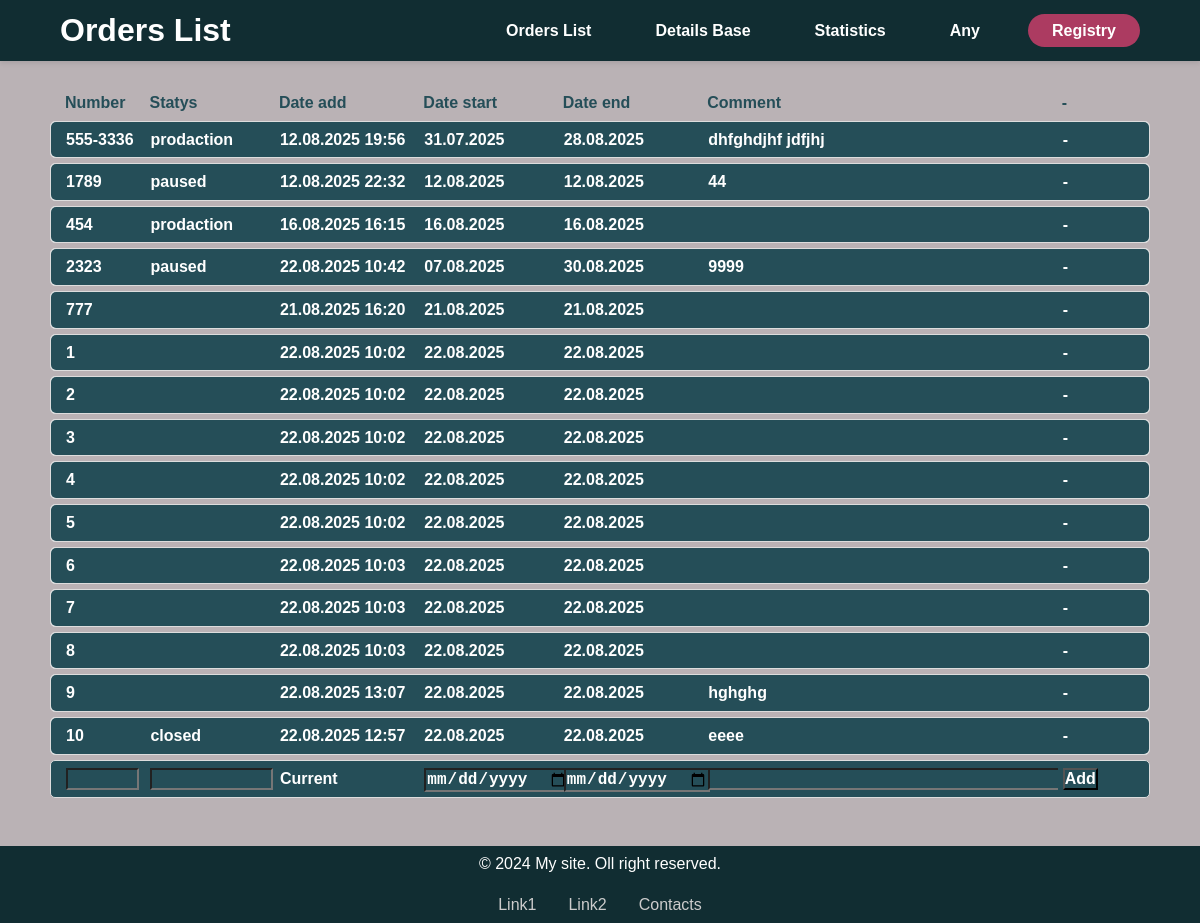
The app's page /, older data.
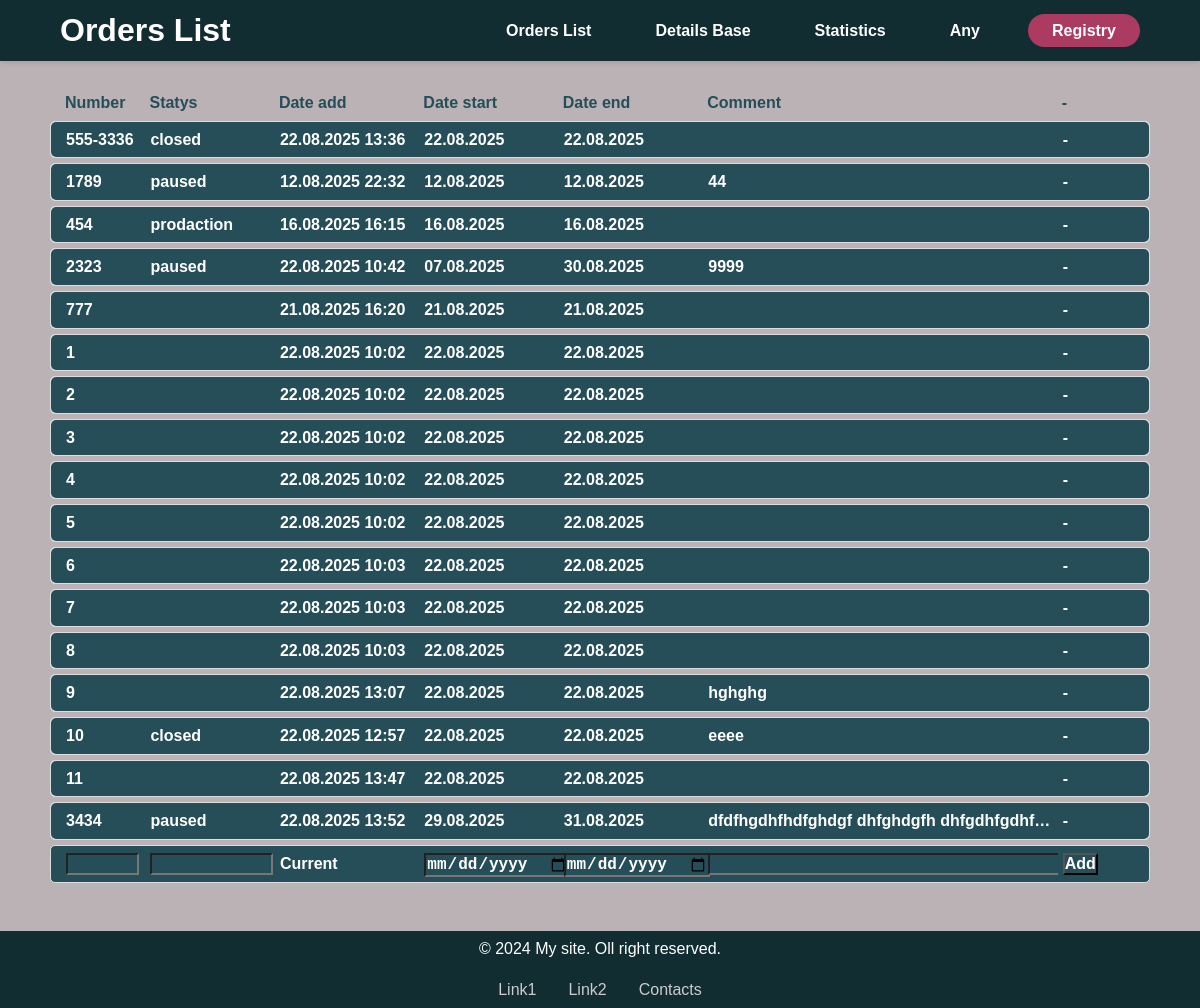
The same page, newer data.
### OrdersList/models.py (models this page shows)
class Order(models.Model):
    order_number = models.CharField(max_length=15)
    statys = models.CharField(max_length=15)
    date_add = models.DateTimeField()
    date_start = models.DateField()
    date_end = models.DateField()
    comment = models.CharField(max_length=150)

### OrdersList/views.py (the view)
# urls.py: path('', OrdersList.views.ordersList, name='ordersList'),
def ordersList(request):
    orders = Order.objects.all()
    context = {'orders': orders}
    return render(request, 'ordersList.html', context)

### OrdersList/templates/ordersList.html (shortened to what this page needs)
{% extends "base.html" %}
{% block header %}Orders List{% endblock header %}
{% block content %}
{% load static %}
<link rel="stylesheet" type="text/css" href="{% static 'OrdersListStyles.css' %}" />
<div>
	<div class="order_caption">
		<span class="order_element_number">Number</span>
		<span class="order_element_statys">Statys</span>
		<span class="order_element_add">Date add</span>
		<span class="order_element_start">Date start</span>
		<span class="order_element_stop">Date end</span>
		<span class="order_element_comm">Comment</span>
		<span class="order_element_buttons">-</span>
	</div>
	{% for order in orders %}
	<details>
		<summary>
			<span class="order_element_number">{{ order.order_number }} </span>
			<span class="order_element_statys">{{ order.statys }} </span>
			<span class="order_element_add">{{ order.date_add|date:"d.m.Y G:i" }} </span>
			<span class="order_element_start">{{ order.date_start|date:"d.m.Y" }} </span>
			<span class="order_element_stop">{{ order.date_end|date:"d.m.Y" }} </span>
			<span class="order_element_comm">{{ order.comment }} </span>
			<span class="order_element_buttons">-</span>
		</summary>
	</details>
	{% endfor %}
	<div class="order_form">
	<form method="post" action="postuser/">
		<div class="order_edit">
			<span class="order_element_number"><input name="order_number" type="text" size="5" /></span>
			<span class="order_element_statys"><input name="order_statys" list="statys" size="10" /></span>
			<span class="order_element_add"> Current </span>
			<span class="order_element_start"><input name="order_start" type="date"  size="10" /></span>
			<span class="order_element_stop"><input name="order_end" type="date"  size="10" /></span>
			<span class="order_element_comm"><input name="order_comment"  type="text"  size="45"/></span>
			<span class="order_element_buttons"><input type="submit" value="Add" /></span>
		</div>
    </form>
	</div>
</div>
{% endblock content %}

### DjangoProdactionControl/templates/base.html (shortened to what this page needs)
<!DOCTYPE html>
<html>
<head>
	{% load static %}
	<link rel="stylesheet" type="text/css" href="{% static 'baseStylesheet.css' %}" />
</head>
<body>
    <header>
        <div class="header-container">
            <div class="site-title">{% block header %} header {% endblock header %}</div>
            <nav>
                <ul>
                    <li><a href="{% url 'ordersList' %}">Orders List</a></li>
                    <li><a href="{% url 'ordersList' %}">Details Base</a></li>
                    <li><a href="{% url 'ordersList' %}">Statistics</a></li>
                    <li><a href="{% url 'ordersList' %}">Any</a></li>
                    <li><a href="{% url 'ordersList' %}" class="register-btn">Registry</a></li>
                </ul>
            </nav>
        </div>
    </header>
	<div class="container_content">
		{% block content %}{% endblock content %}
	</div>
    <footer>
        <div class="footer-content">
            <p>© 2024 My site. Oll right reserved.</p>
            <div class="footer-links">
                <a href="#">Link1</a>
                <a href="#">Link2</a>
                <a href="#">Contacts</a>
            </div>
        </div>
    </footer>
</body>
</html>

### DjangoProdactionControl/static/baseStylesheet.css (style rules this page uses)
* { margin: 0; padding: 0; box-sizing: border-box; }
body { background: #bab2b5; font-family: Arial, sans-serif; line-height: 1.6; }
div.container_content { width: 1100px; padding: 0px; padding-top: 90px; margin: auto; }
header { background: #112d32; color: white; padding: 5px; box-shadow: 0 2px 5px rgba(0,0,0,0.1); position: fixed; top: 0; left: 0; width: 100%; z-index: 1000; }
.header-container { margin: 0 auto; display: flex; justify-content: space-between; align-items: center; padding: 0 10px; width: 1100px; }
.site-title { font-size: 2rem; font-weight: bold; }
nav ul { display: flex; list-style: none; gap: 2rem; }
nav a { color: white; font-weight: bold; text-decoration: none; padding: 0.5rem 1rem; border-radius: 5px; transition: background-color 0.3s; }
.register-btn { background-color: #ac3b61; font-weight: bold; padding: 0.5rem 1.5rem; border-radius: 25px; transition: background-color 0.3s; }
footer { background: #112d32; color: white; text-align: center; padding: 5px; margin-top: 3rem; bottom: 0; left: 0; width: 100%; }
.footer-content { margin: 0 auto; padding: 0 10px; width: 1100px; }
.footer-links { display: flex; justify-content: center; gap: 2rem; margin-top: 1rem; }
.footer-links a { color: #ccc; text-decoration: none; transition: color 0.3s; }

### OrdersList/static/OrdersListStyles.css (style rules this page uses)
div.order_caption { color: #254e58; font-weight: bold; padding-left: 15px; }
div.order_form { background: #254e58; color: #ffffff; font-weight: bold; padding: 5px; padding-left: 15px; border: 1px solid #ddd; border-radius: 5px; }
input { font-size: 16px; background: #254e58; color: #ffffff; font-weight: bold; }
.order_element_buttons { display: inline-block; width: 45px; }
.order_element_number { display: inline-block; width: 80px; }
.order_element_statys { display: inline-block; width: 125px; }
.order_element_add { display: inline-block; width: 140px; }
.order_element_start { display: inline-block; width: 135px; }
.order_element_stop { display: inline-block; width: 135px; }
.order_element_comm { display: inline-block; width: 350px; margin-left: 5px; white-space: nowrap; overflow: hidden; text-overflow: ellipsis; vertical-align: bottom; }
details { margin: 5px 0; padding: 0px; border: 1px solid #ddd; border-radius: 5px; background: #f9f9f9; }
summary { cursor: pointer; color: #ffffff; font-weight: bold; padding: 5px; padding-left: 15px; border-radius: 5px; width: 100%; background: #254e58; transition: background-color 0.3s; list-style: none; }

Row changes from the older to the newer data that the page shows:
changed Order (number 1 of 17 on the later page): statys "prodaction" → "closed"; date_add "12.08.2025 19:56" → "22.08.2025 13:36"; date_start "31.07.2025" → "22.08.2025"; date_end "28.08.2025" → "22.08.2025"; comment "dhfghdjhf jdfjhj" → (not shown)
added Order: order_number "11", date_add "22.08.2025 13:47", date_start "22.08.2025", date_end "22.08.2025"
added Order: order_number "3434", statys "paused", date_add "22.08.2025 13:52", date_start "29.08.2025", date_end "31.08.2025", comment "dfdfhgdhfhdfghdgf dhfghdgfh dhfgdhfgdhf…"
